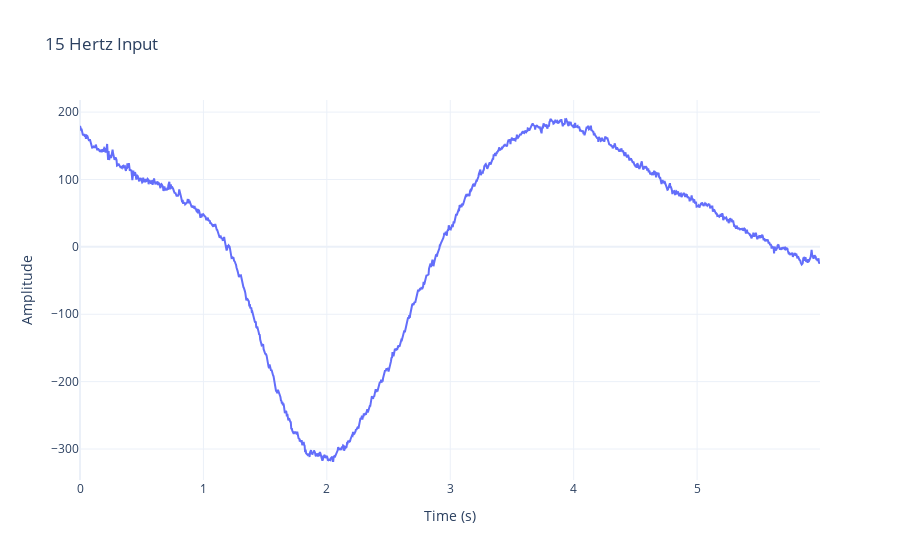

Write notebook code for a chart like this one.
### Markdown cell above
#### Plotting the input signal

### Code cell
# Create a simple plot
fig = go.Figure()
t=t = np.arange(0,signals15.shape[2]) / 250 # plot in time
fig.add_trace(go.Scatter(x=t, y=np.reshape(signals15, (signals15.shape[2])), mode='lines', name='With CAR')) #np.reshape(signal, (signal.shape[1]))

# Update layout
fig.update_layout(
    title='15 Hertz Input',
    xaxis=dict(title='Time (s)'),
    yaxis=dict(title='Amplitude'),
    template='plotly_white'
)
# Show the plot
fig.show()

### Figure 1 — Plotly figure (JSON) as saved in the notebook; plotly's stock layout.template omitted (floating-point values rounded to 4 significant figures; data arrays with more than 128 entries replaced by an {"elided": "..."} marker saying what was removed)
{"data": [{"mode": "lines", "name": "With CAR", "type": "scatter", "x": {"elided": "1500 float values"}, "y": {"elided": "1500 float values"}}], "layout": {"title": {"text": "15 Hertz Input"}, "xaxis": {"title": {"text": "Time (s)"}}, "yaxis": {"title": {"text": "Amplitude"}}}}
